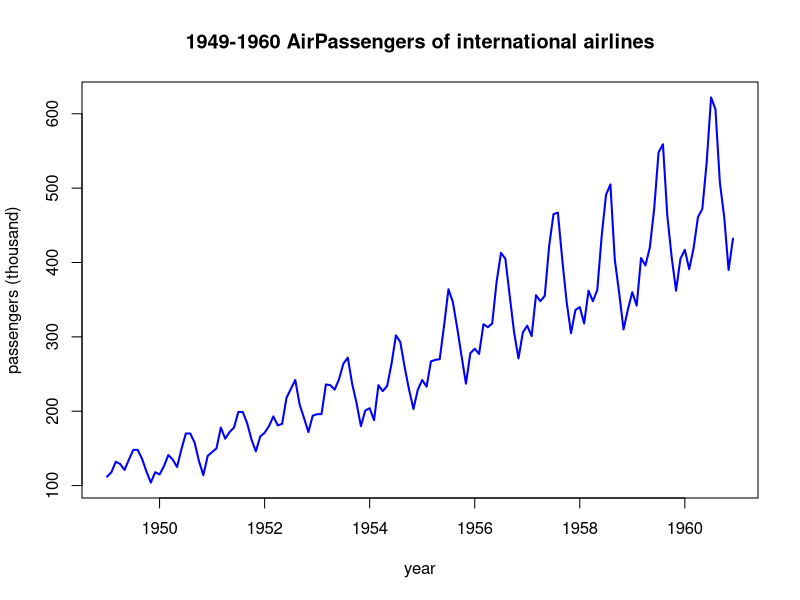
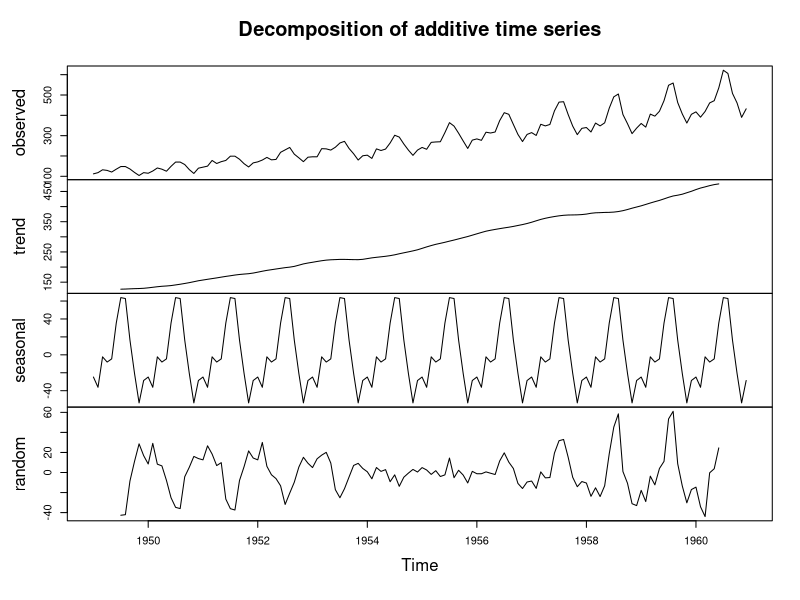
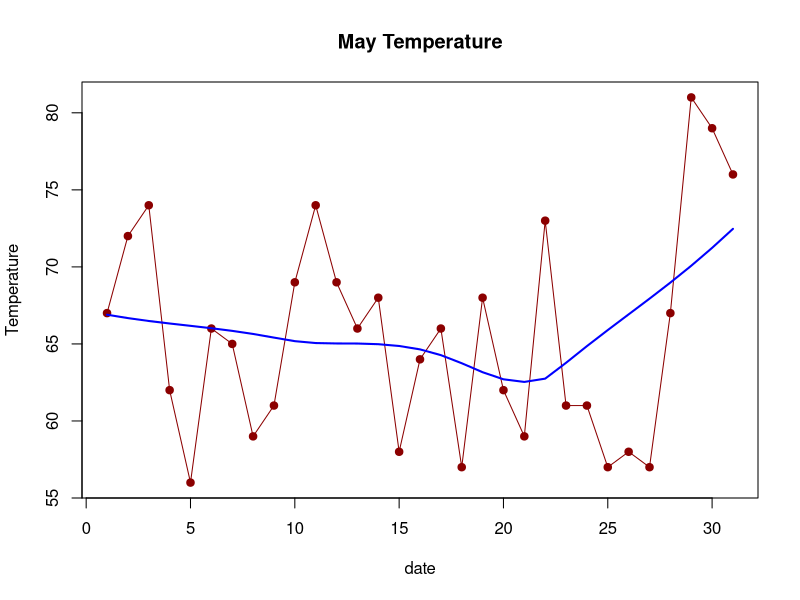

Write R code to recreate these figures, in order.
# 时间序列绘图

# AirPassengers绘图
data(AirPassengers)

## 检查一下数据结构
## 数据并不是简单的 DataFrame，而是带周期的
print(AirPassengers)

## 最基础的时间序列图
plot(AirPassengers,
    main = "1949-1960 AirPassengers of international airlines",
    ylab = "passengers (thousand)",
    xlab = "year",
    col = "blue",
    lwd = 2 # lwd 控制线条粗细
)

## 序列的拆解
### 这里可以将数据拆成：趋势、季节性和噪声
### 拆解时间序列
decomposed_data <- decompose(AirPassengers)

### 直接绘图，R 会自动生成四份子图
plot(decomposed_data)


# 手动绘制 DataFrame 数据集
## 很多时候，我们的数据集都是从 CSV 里面读取进来的，并不是 ts对象。
## 这时候我们需要用到基础绘图里面的参数
## 这里用空气质量数据作为练习
library(tidyverse)

### 准备 5 月的数据
may_data <- airquality |> filter(Month == 5)

### 画折线图
plot(may_data$Day, may_data$Temp,
    type = "o", # type="l" 是纯线，"p" 是纯点，"o"是电线结合
    pch = 19, # 点的形状
    lty = 1, # 线的类型（1是实线，2是虚线）
    col = "darkred",
    main = "May Temperature",
    xlab = "date",
    ylab = "Temperature",
)

### 更进一步，可以加一条趋势线
lines(lowess(may_data$Day, may_data$Temp), col = "blue", lwd = 2)
